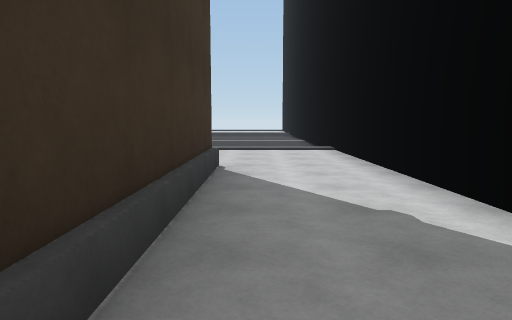
View 1 (above)

22 first-person views from a walk through a scene from a Unity 3-D project. The camera is 1.4 m above the floor, tilts 6° down and sees 70° across. The floor is counted in squares, 2 m on a side. Each view is taken from the middle of a square. On the plan, view 1 faces up. The plan holds only what a view shows up to about 11 squares ahead; the rest is blank. The place goes on beyond the plan. The player is left out. Surface patterns are stand-ins for the level's own textures.

View 2
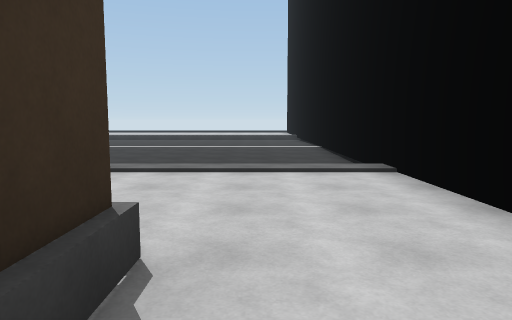

View 3
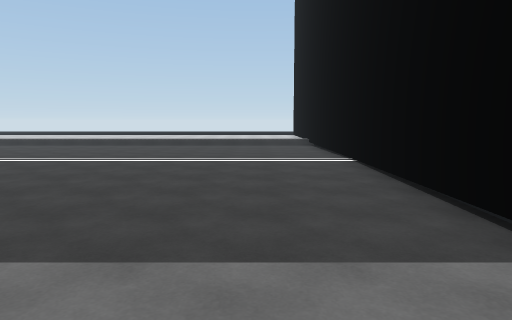

View 4
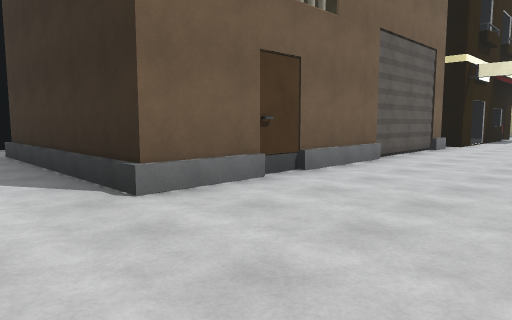

View 5
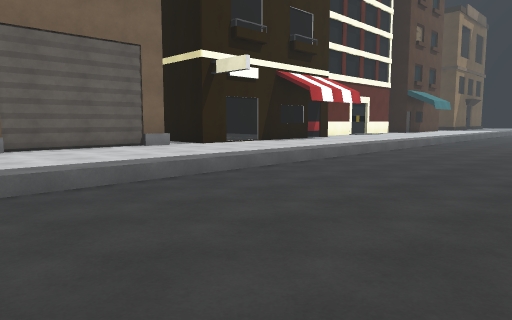

View 6
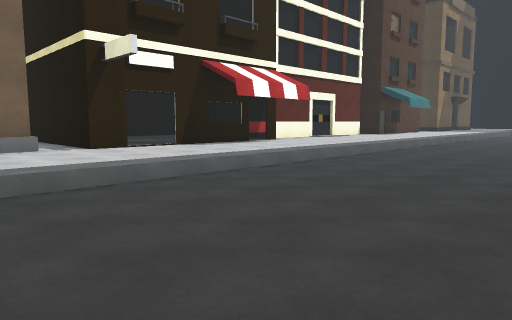

View 7
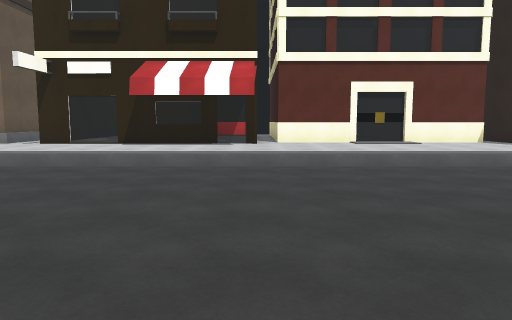

View 8
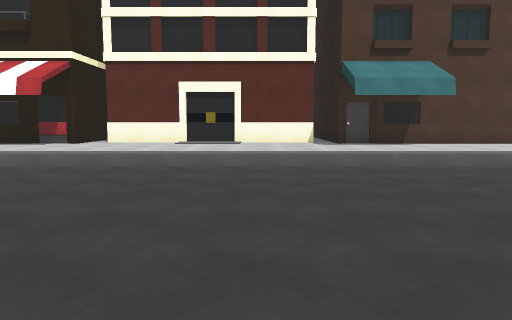

View 9
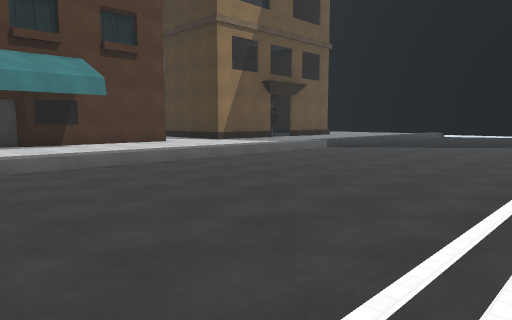

View 10
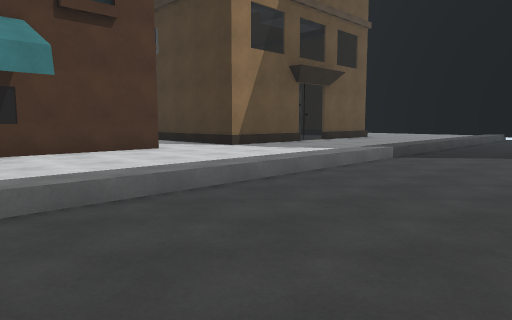

View 11
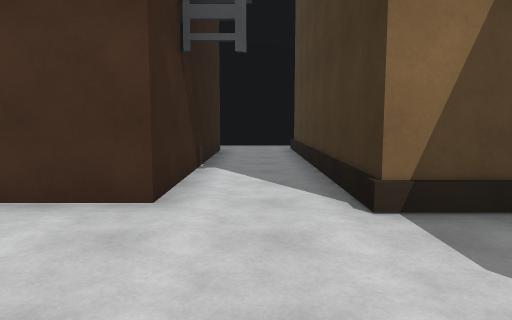

View 12
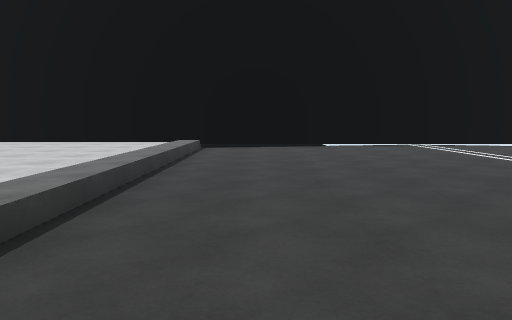

View 13
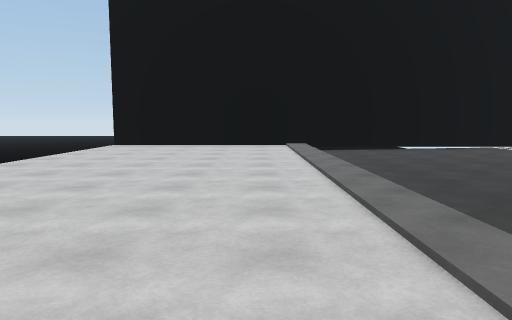

View 14
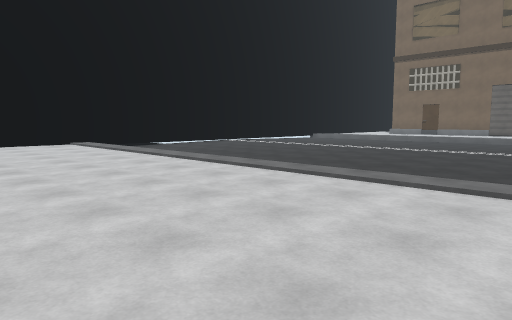

View 15
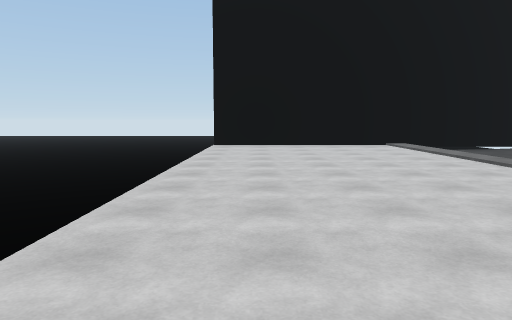

View 16
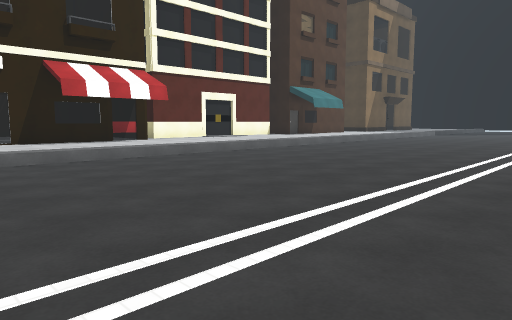

View 17
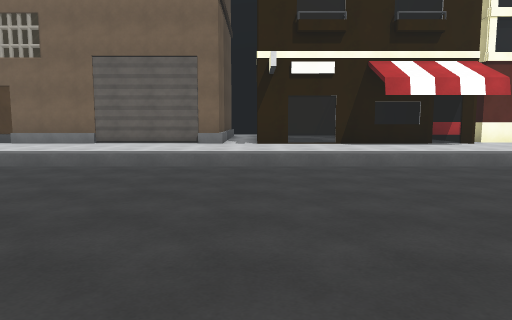

View 18
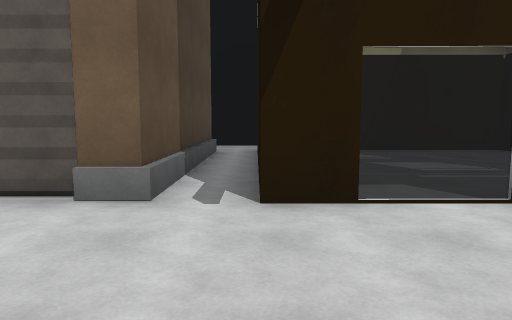

View 19
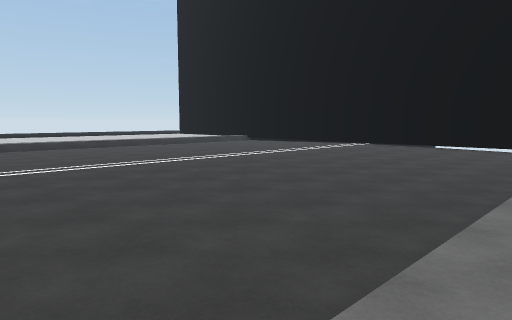

View 20
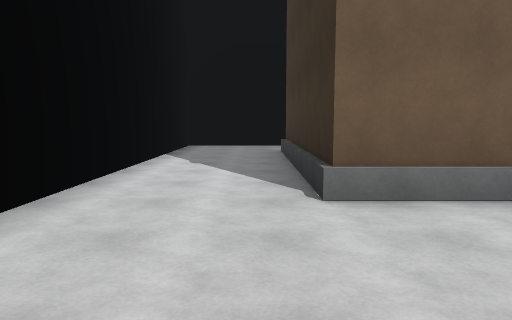

View 21
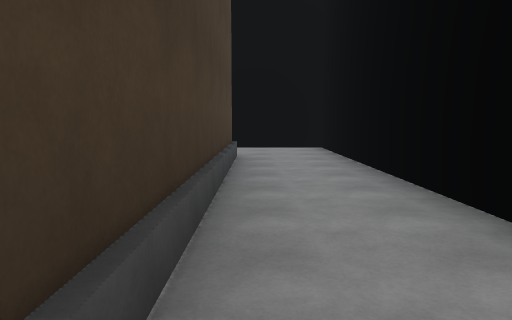

View 22
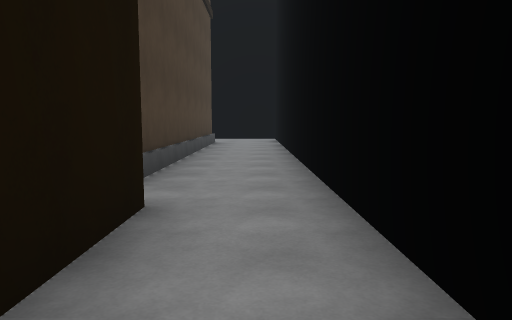

### Floor plan
Key: @ floor where view 1 was taken; # wall or solid block; . main floor; : floor 0.25 m higher than the main floor; - floor 0.25 m lower than the main floor; = window, fence, low wall or low ledge.
Columns run from 35 left of view 1 to 2 right of it. Each row starts with its distance up from view 1.
 28                              ---------
 27                            ::::::::::#
 26                          ::::::::::::#
 25                          ::::::::::::#
 24                          ::::::::::::#
 23                          ::::::::::::#
 22                           :::::::::::#
 21                            ..........#
 20                           ...........#
 19                           ...........#
 18                           ...........#
 17                       ...............#
 16           .....  ....................#
 15      ................................#
 14 .....................................#
 13 .....................................#
 12   ...................................#
 11 .....................................#
 10 .....................................#
  9 :::::::::::::::::::::::::::::::  ::::#
  8  ::::::::::::::::::::::::::::::::::::#
  7   :::::::::::::::::::::::::::::::::::#
  6   ####:###=#:::::::::=####:::::::::::#
  5      #:#   #:#########   ##########::#
  4      #:#                 ##       #::#
  3      #:#                 ##       #::#
  2      #:#                 ##       #::#
  1      #:#                 ##########::#
  0      #:###         #######:::::::::@:#
 -1      :::              :::::::::::::::#
 -2      ###                 #############

Where each view was taken, in squares from view 1:
view 1: 0 up, 0 right, facing up
view 2: 4 up, 0 right, facing up
view 3: 8 up, 0 right, facing up
view 4: 9 up, 1 right, facing down-left
view 5: 14 up, 4 left, facing down-left
view 6: 14 up, 7 left, facing down-left
view 7: 16 up, 16 left, facing down
view 8: 16 up, 21 left, facing down
view 9: 16 up, 22 left, facing down-left
view 10: 13 up, 24 left, facing down-left
view 11: 9 up, 29 left, facing down
view 12: 20 up, 8 left, facing right
view 13: 23 up, 9 left, facing right
view 14: 26 up, 10 left, facing down-right
view 15: 26 up, 9 left, facing right
view 16: 17 up, 10 left, facing down-left
view 17: 16 up, 10 left, facing down
view 18: 9 up, 10 left, facing down
view 19: 9 up, 10 left, facing up-right
view 20: 9 up, 0 right, facing down
view 21: 0 up, 8 left, facing right
view 22: 1 down, 13 left, facing right
